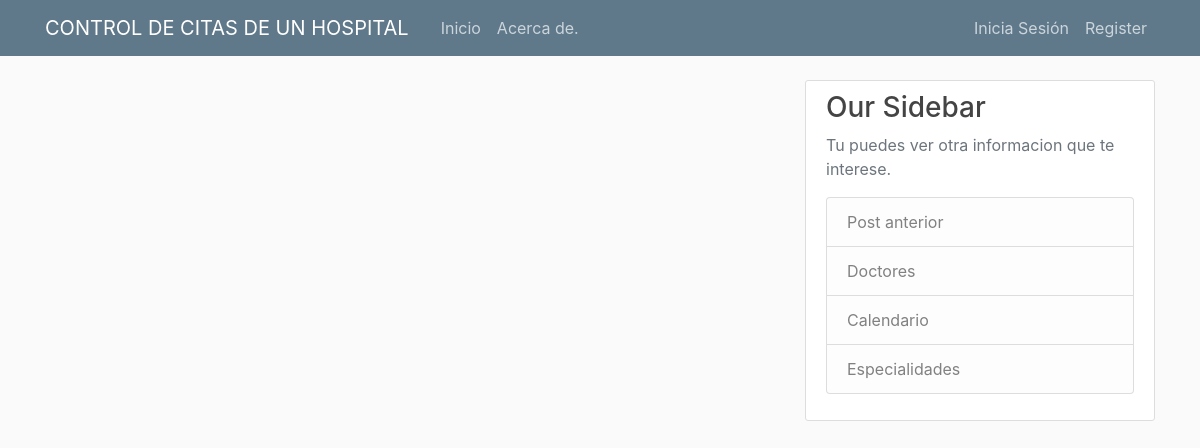
The app's page /, older data.
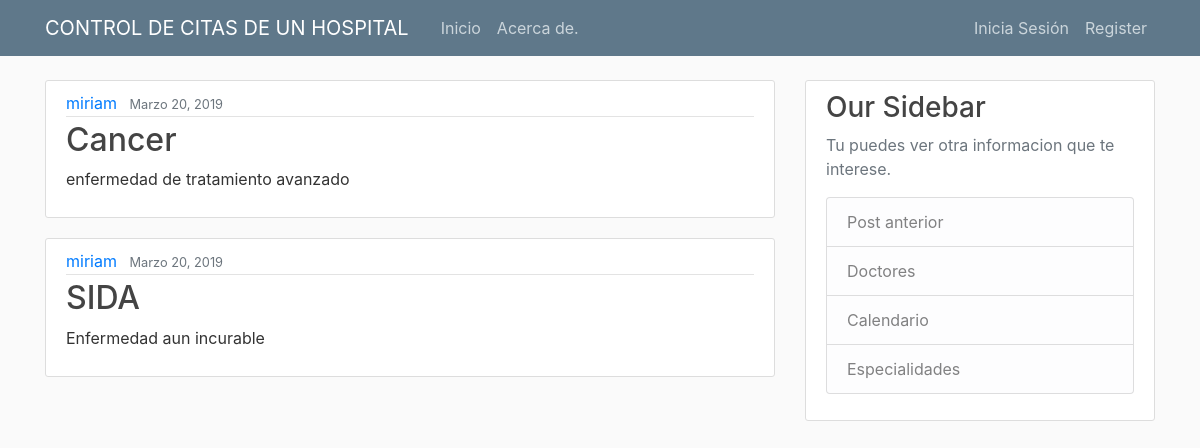
The same page, newer data.
### core/models.py (models this page shows, shortened)
class especialidades(models.Model):
    title = models.CharField(max_length=100)
    content = models.TextField()
    date_posted = models.DateTimeField(default=timezone.now)
    author = models.ForeignKey(User, on_delete=models.CASCADE)

### core/views.py (the view)
# urls.py: 2. Add a URL to urlpatterns:  path('', views.home, name='home')
def home(request):
    context = {
        'posts': especialidades.objects.all()
    }
    return render(request, "core/home.html", context)

### core/templates/core/home.html
{% extends "core/base.html" %}
{% block content %}
    {% for especialidades in posts %}
        <article class="media content-section">
            <div class="media-body">
                <div class="article-metadata">
                    <a class="mr-2" href="#">{{especialidades.author}}</a>
                    <small class="text-muted"> {{ especialidades.date_posted|date:"F d, Y" }} </small>
                </div>
                <h2><a class="article-title" href="#"> {{especialidades.title}} </a></h2>
                <p class="article-content" > {{especialidades.content}} </p>
            </div>
        </article>
    {% endfor %}
{% endblock content %}

### core/templates/core/base.html (shortened to what this page needs)
{% load static %}
<!DOCTYPE html>
<html>
<head>
    <link rel="stylesheet" href="https://maxcdn.bootstrapcdn.com/bootstrap/4.0.0/css/bootstrap.min.css">
    <link rel="stylesheet" type="text/css" href="{% static 'core/css/main.css' %}">
</head>
<body>
    <header class="site-header">
      <nav class="navbar navbar-expand-md navbar-dark bg-steel fixed-top">
        <div class="container">
          <a class="navbar-brand mr-4" href="{% url 'core-home' %}">CONTROL DE CITAS DE UN HOSPITAL</a>
          <div class="collapse navbar-collapse" id="navbarToggle">
            <div class="navbar-nav mr-auto">
              <a class="nav-item nav-link" href="{% url 'core-home' %}">Inicio</a>
              <a class="nav-item nav-link" href="#">Acerca de.</a>
            </div>
            <div class="navbar-nav">
              {% if user.is_authenticated %}
                <a class="nav-item nav-link" href="{% url 'profile' %}">Perfil</a>
                <a class="nav-item nav-link" href="{% url 'consultorios' %}">Consultorios</a>
                <a class="nav-item nav-link" href="{% url 'especialidades' %}">Especialidades</a>
                <a class="nav-item nav-link" href="#">Agendar Cita</a>
                <a class="nav-item nav-link" href="{% url 'logout' %}">Cierra Sesión</a>
              {% else %}
                <a class="nav-item nav-link" href="{% url 'login' %}">Inicia Sesión</a>
                <a class="nav-item nav-link" href="{% url 'registro' %}">Register</a>
              {% endif %}
            </div>
          </div>
        </div>
      </nav>
    </header>
    <main role="main" class="container">
      <div class="row">
        <div class="col-md-8">
          {% block content %}{% endblock %}
        </div>
        <div class="col-md-4">
          <div class="content-section">
            <h3>Our Sidebar</h3>
            <p class='text-muted'>Tu puedes ver otra informacion que te interese.
              <ul class="list-group">
                <li class="list-group-item list-group-item-light">Post anterior</li>
                <li class="list-group-item list-group-item-light">Doctores</li>
                <li class="list-group-item list-group-item-light">Calendario</li>
                <li class="list-group-item list-group-item-light">Especialidades</li>
              </ul>
            </p>
          </div>
        </div>
      </div>
    </main>
</body>
</html>

### core/static/core/css/main.css (style rules this page uses)
body { background: #fafafa; color: #333333; margin-top: 5rem; }
h1, h2, h3, h4, h5, h6 { color: #444444; }
ul { margin: 0; }
.bg-steel { background-color: #5f788a; }
.site-header .navbar-nav .nav-link { color: #cbd5db; }
.content-section { background: #ffffff; padding: 10px 20px; border: 1px solid #dddddd; border-radius: 3px; margin-bottom: 20px; }
.article-title { color: #444444; }
.article-content { white-space: pre-line; }
.article-metadata { padding-bottom: 1px; margin-bottom: 4px; border-bottom: 1px solid #e3e3e3 }

Row changes from the older to the newer data that the page shows:
added especialidades: author "miriam", date_posted "Marzo 20, 2019", title "Cancer", content "enfermedad de tratamiento avanzado"
added especialidades: author "miriam", date_posted "Marzo 20, 2019", title "SIDA", content "Enfermedad aun incurable"
